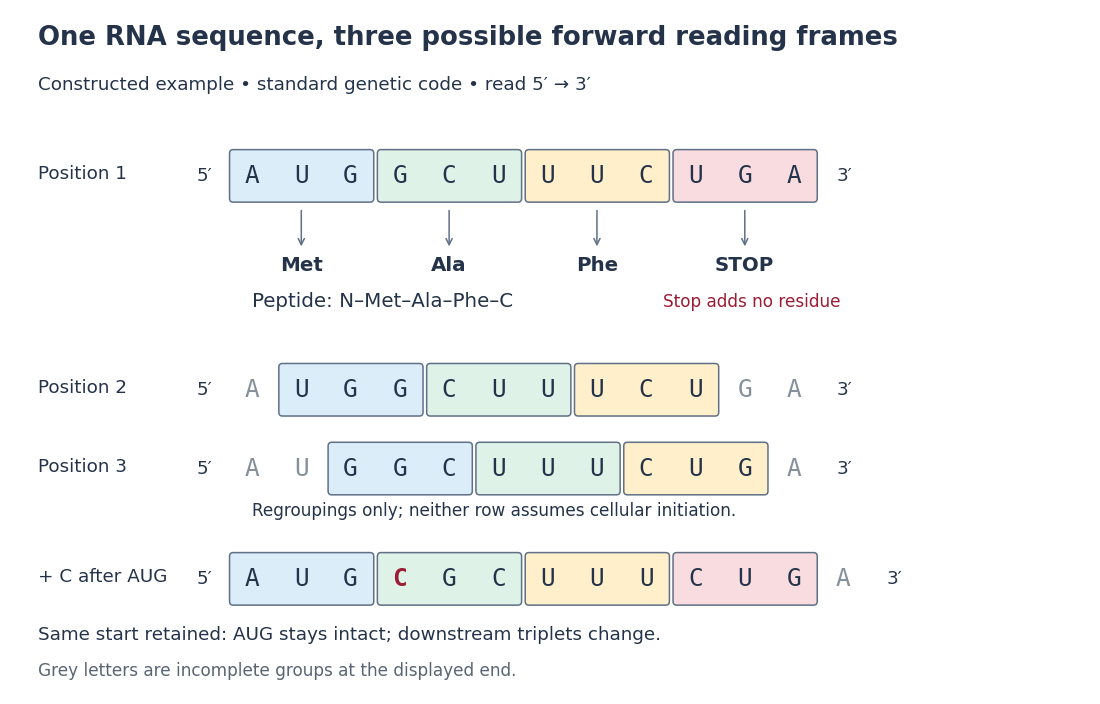

Reproduce this figure in Python.
"""Draw an original codon example. Tested with Python 3.14 and matplotlib 3.10.7."""
from pathlib import Path
import matplotlib.pyplot as plt
from matplotlib.patches import FancyBboxPatch

SEQUENCE = 'AUGGCUUUCUGA'

def draw():
    fig, ax = plt.subplots(figsize=(10, 6.4), dpi=110, facecolor='white')
    ax.set(xlim=(0, 14.8), ylim=(0, 9.1))
    ax.axis('off')
    ink = '#243349'
    colors = ['#dcedfa', '#dff2e8', '#fff0cb', '#f8dce0']
    ax.text(.3, 8.6, 'One RNA sequence, three possible forward reading frames', fontsize=17, color=ink, weight='bold')
    ax.text(.3, 8.0, 'Constructed example • standard genetic code • read 5′ → 3′', fontsize=12, color=ink)
    left, step = 3.25, .68
    def row(sequence, offset, y, label, insertion=False):
        ax.text(.3, y+.02, label, fontsize=12, color=ink, va='center')
        for start in range(offset, len(sequence)-2, 3):
            x = left + start*step
            ci = ((start-offset)//3)%4
            ax.add_patch(FancyBboxPatch((x-.26,y-.3), 2*step+.53,.6, boxstyle='round,pad=0.05', facecolor=colors[ci], edgecolor='#607086', linewidth=1))
        for i, letter in enumerate(sequence):
            complete = offset <= i < offset+3*((len(sequence)-offset)//3)
            ax.text(left+i*step,y,letter,ha='center',va='center',fontsize=16, family='monospace',color=('#9b1c34' if insertion and i==3 else ink if complete else '#85909b'),weight='bold' if insertion and i==3 else 'normal')
        ax.text(left-.65,y,'5′',ha='center',va='center',fontsize=12,color=ink)
        ax.text(left+len(sequence)*step+.02,y,'3′',ha='center',va='center',fontsize=12,color=ink)
    row(SEQUENCE,0,6.85,'Position 1')
    for j, aa in enumerate(['Met','Ala','Phe','STOP']):
        x=left+(1+3*j)*step
        ax.annotate('',xy=(x,5.87),xytext=(x,6.43),arrowprops={'arrowstyle':'->','color':'#607086'})
        ax.text(x,5.65,aa,ha='center',va='center',fontsize=13,color=ink,weight='bold')
    ax.text(left,5.10,'Peptide: N–Met–Ala–Phe–C',fontsize=13,color=ink)
    ax.text(left+6.9,5.10,'Stop adds no residue',fontsize=11,color='#9b1c34',ha='center')
    row(SEQUENCE,1,4.0,'Position 2')
    row(SEQUENCE,2,2.95,'Position 3')
    ax.text(left,2.32,'Regroupings only; neither row assumes cellular initiation.',fontsize=11,color=ink)
    row(SEQUENCE[:3]+'C'+SEQUENCE[3:],0,1.48,'+ C after AUG',insertion=True)
    ax.text(.3,.66,'Same start retained: AUG stays intact; downstream triplets change.',fontsize=12,color=ink)
    ax.text(.3,.18,'Grey letters are incomplete groups at the displayed end.',fontsize=11,color='#596573')
    fig.subplots_adjust(left=.015,right=.99,top=.99,bottom=.02)
    fig.savefig(Path(__file__).stem+'.png',facecolor='white',transparent=False)
    plt.close(fig)

if __name__ == '__main__':
    draw()
